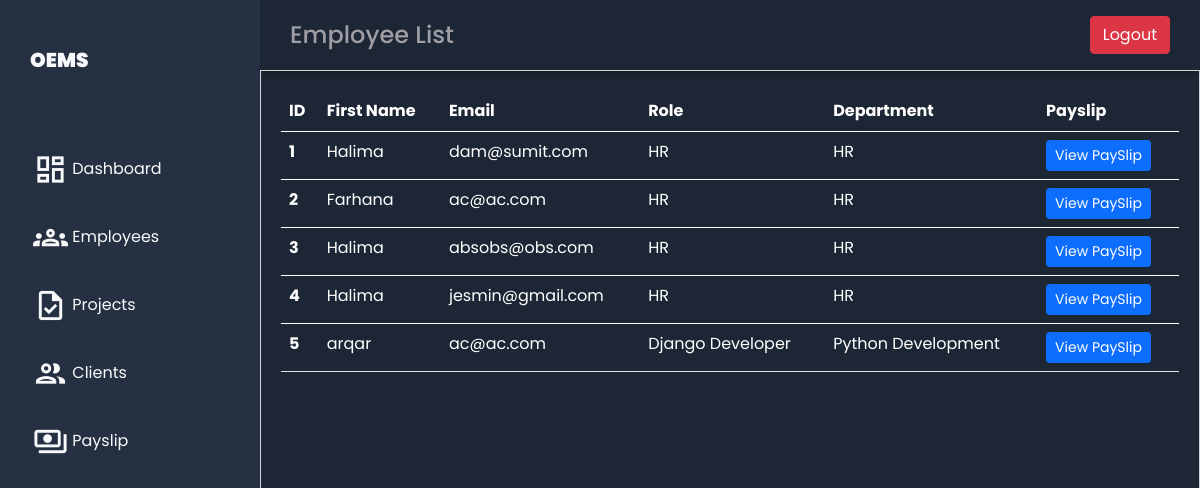
Page /employee_list/ on the committed database.
### emp_app/models.py (models this page shows, shortened)
class Employee(models.Model):
    first_name = models.CharField(max_length=100, null=False)
    last_name = models.CharField(max_length=100)
    email = models.EmailField(max_length=100,blank= True)
    dept = models.ForeignKey(Department, on_delete=models.CASCADE)
    role = models.ForeignKey(Role, on_delete=models.CASCADE, blank=True, null=True)
    salary = models.IntegerField(default=0)
    bonus = models.IntegerField(default=0)
    phone = models.IntegerField(default=0)
    hire_date = models.DateTimeField(blank = True, null = True)

class Role(models.Model):
    name = models.CharField(max_length=100)
    def __str__(self):
        return self.name

class Department(models.Model):
    name = models.CharField(max_length=100)

### emp_app/views.py (the view)
# urls.py: path('employee_list/',employee_list, name='employee_list'),
def employee_list(request):
    emps = Employee.objects.all()
    context = {
        'emps': emps
    }
    return render(request, 'payroll/employee_list.html', context)

### templates/payroll/employee_list.html (shortened to what this page needs)
{% extends "employees/base.html" %}
{% load static %}
{% block header %}Employee List{% endblock %}
{% block content %}
<link rel="stylesheet" href="{% static '/css/view_all_emp.css' %}">
<main class="main-container">
    <table class="table text-white">
        <thead>
          <tr>
            <th scope="col">ID</th>
            <th scope="col">First Name</th>
            <th scope="col">Email</th>
            <th scope="col">Role</th>
            <th scope="col">Department</th>
            <th scope="col">Payslip</th>
          </tr>
        </thead>
          {% for emp in emps %}
        <tbody>
          <tr>
            <th scope="row">{{forloop.counter}}</th>
            <td>{{emp.first_name}}</td>
            <td>{{emp.email}}</td>
            <td>{{emp.role}}</td>
            <td>{{emp.dept.name}}</td>
            <td><a class="btn btn-primary btn-sm float-right" href="{% url 'payslip' emp.id %}">View PaySlip</a></td>
          </tr>
          {% endfor %}
        </tbody>
      </table>
</main>
{% endblock %}

### static/css/base.css (style rules this page uses)
body { margin: 0; padding: 0; background-color: #1d2634; color: #9e9ea4; font-family: 'Poppins', sans-serif; }

### static/css/view_all_emp.css (style rules this page uses)
.main-container { grid-area: main; overflow-y: auto; padding: 20px 20px; color: rgba(255, 255, 255, 0.95); border: 1px solid #d1d1d6; }

### rows in the picture
Employee: first_name "Halima", email "dam@sumit.com", role "HR", dept.name "HR"
Employee: first_name "Farhana", email "ac@ac.com", role "HR", dept.name "HR"
Employee: first_name "Halima", email "absobs@obs.com", role "HR", dept.name "HR"
Employee: first_name "Halima", email "jesmin@gmail.com", role "HR", dept.name "HR"
Employee: first_name "arqar", email "ac@ac.com", role "Django Developer", dept.name "Python Development"
